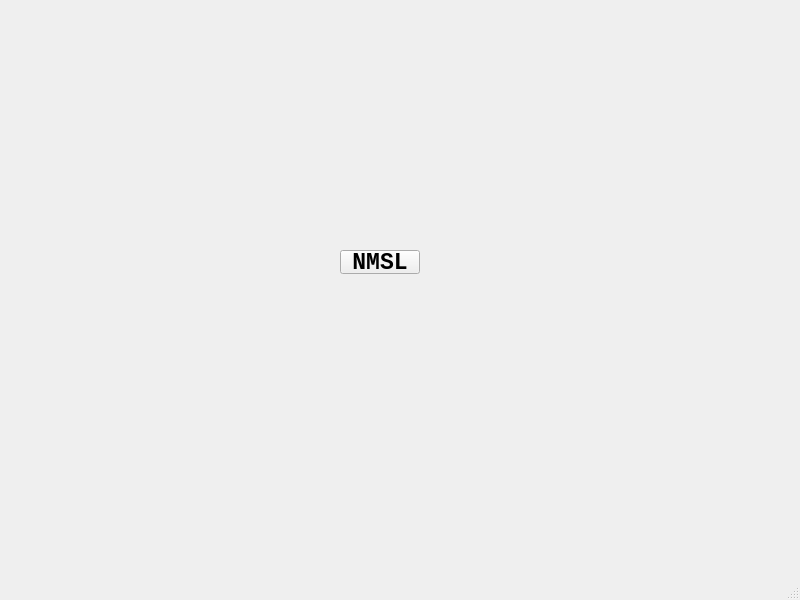
<?xml version="1.0" encoding="UTF-8"?>
<ui version="4.0">
 <class>visual_algorithmClass</class>
 <widget class="QMainWindow" name="visual_algorithmClass">
  <property name="geometry">
   <rect>
    <x>0</x>
    <y>0</y>
    <width>800</width>
    <height>600</height>
   </rect>
  </property>
  <property name="font">
   <font>
    <italic>false</italic>
    <bold>true</bold>
    <underline>false</underline>
    <strikeout>false</strikeout>
   </font>
  </property>
  <property name="windowTitle">
   <string>visual_algorithm</string>
  </property>
  <widget class="QWidget" name="centralWidget">
   <widget class="QPushButton" name="pushButton">
    <property name="geometry">
     <rect>
      <x>340</x>
      <y>250</y>
      <width>80</width>
      <height>24</height>
     </rect>
    </property>
    <property name="font">
     <font>
      <family>Consolas</family>
      <pointsize>17</pointsize>
      <italic>false</italic>
      <bold>true</bold>
      <underline>false</underline>
      <strikeout>false</strikeout>
     </font>
    </property>
    <property name="text">
     <string>NMSL</string>
    </property>
   </widget>
  </widget>
  <widget class="QMenuBar" name="menuBar">
   <property name="geometry">
    <rect>
     <x>0</x>
     <y>0</y>
     <width>800</width>
     <height>21</height>
    </rect>
   </property>
  </widget>
  <widget class="QStatusBar" name="statusBar"/>
 </widget>
 <layoutdefault spacing="6" margin="11"/>
 <resources>
  <include location="visual_algorithm.qrc"/>
 </resources>
 <connections>
  <connection>
   <sender>pushButton</sender>
   <signal>clicked()</signal>
   <receiver>visual_algorithmClass</receiver>
   <slot>close()</slot>
   <hints>
    <hint type="sourcelabel">
     <x>259</x>
     <y>172</y>
    </hint>
    <hint type="destinationlabel">
     <x>399</x>
     <y>299</y>
    </hint>
   </hints>
  </connection>
 </connections>
</ui>
